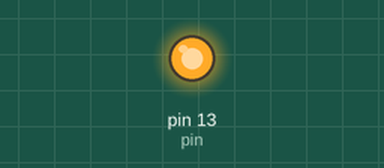
A sketch run on a simulated Arduino Uno, built with avr-gcc and run on an emulated ATmega328P. On the bench: output pins drawn as LEDs (lit = HIGH).

Above: at 0.2 s.
At 24.0 s:
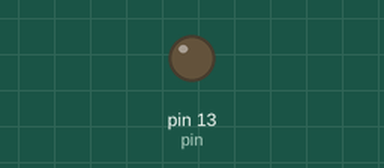
Timing chart, 0 to 32.5 s (numbered marks = the images above):
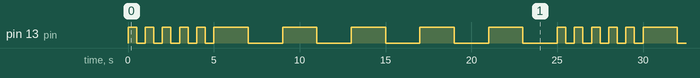

The sketch:

Fast_Slow_BLink.ino
```cpp
int pin = 13;
int wait = 500;
int pause = 2000;

void setup() {
  // put your setup code here, to run once:

pinMode(pin, OUTPUT);
}

void loop() {
  // put your main code here, to run repeatedly:
//Blinks fastly having of gap 0.5sec
digitalWrite(pin, HIGH);
delay(wait);
digitalWrite(pin, LOW);
delay(wait);

digitalWrite(pin, HIGH);
delay(wait);
digitalWrite(pin, LOW);
delay(wait);

digitalWrite(pin, HIGH);
delay(wait);
digitalWrite(pin, LOW);
delay(wait);

digitalWrite(pin, HIGH);
delay(wait);
digitalWrite(pin, LOW);
delay(wait);

digitalWrite(pin, HIGH);
delay(wait);
digitalWrite(pin, LOW);
delay(wait);

// Blinks Slowly for gapping of 2sec delay
digitalWrite(pin, HIGH);
delay(pause);
digitalWrite(pin, LOW);
delay(pause);

digitalWrite(pin, HIGH);
delay(pause);
digitalWrite(pin, LOW);
delay(pause);

digitalWrite(pin, HIGH);
delay(pause);
digitalWrite(pin, LOW);
delay(pause);

digitalWrite(pin, HIGH);
delay(pause);
digitalWrite(pin, LOW);
delay(pause);

digitalWrite(pin, HIGH);
delay(pause);
digitalWrite(pin, LOW);
delay(pause);


}
```

Measured:
- by itself, pin 13 (pin): repeats every 25.0 s: 4 × (LOW 0.50 s, HIGH 0.50 s), LOW 0.50 s, 5 × (HIGH 2.0 s, LOW 2.0 s), HIGH 0.50 s
- by itself, everything shown: repeats every 25.0 s, in 20 steps
